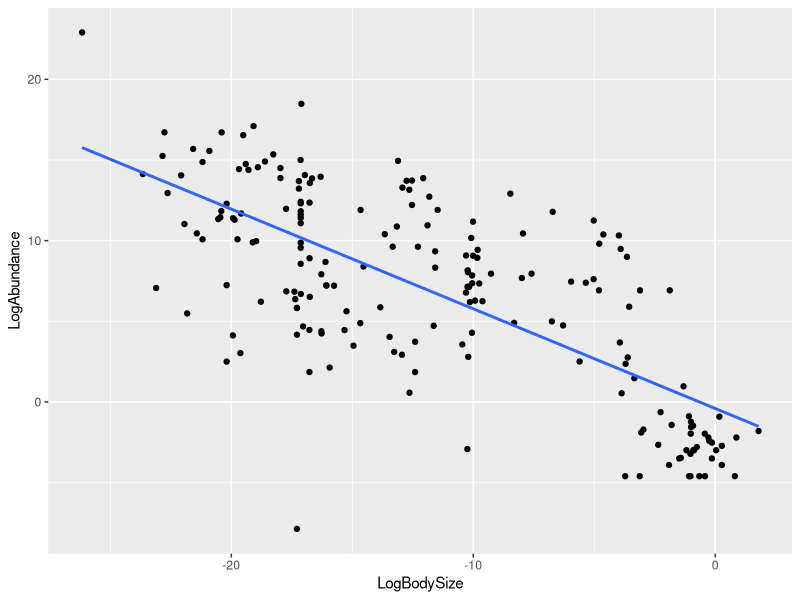
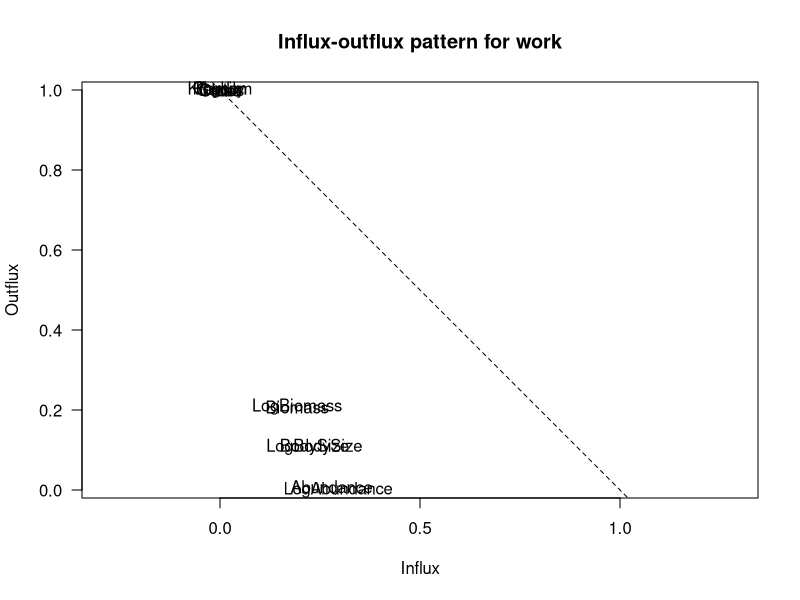

Generate these figures, in order, with R: (Note: this script raises an error after producing the figures.)
### Using MICE to obtain good imputation values for Mass and Abundance of organisms ###
library(tidyverse)
library(mice)
rm(list = ls())
### Read in data
csm_nodes <- read.csv("data/interactionwebdb/Carpinteria/CSMweb_Nodes.csv", as.is = T)
glimpse(csm_nodes)
summary(csm_nodes$Kingdom)

### Clean - remove protozoan kingdoms and virus
csm_nodes <- 
  csm_nodes %>% 
  filter(Kingdom != "Virus",
         Kingdom != "Protozoa")

### Select variables we want for imputation
work <- 
  csm_nodes %>% 
  # Turn body size into SI unts (Kg)
  mutate(BodySize = BodySize.g. / 1000,
         Abundance = Abundance.no..ha.,
         Biomass = Biomass.kg.ha.) %>% 
  # Fill in missing values using M * N = B
  mutate(BodySizeNew = case_when(!is.na(Abundance & Biomass) ~ Biomass / Abundance),
         AbundanceNew = case_when(!is.na(BodySize & Biomass) ~ Biomass / BodySize),
         BiomassNew = case_when(!is.na(Abundance & BodySize) ~ Abundance * BodySize)) %>% 
  # Take values from calculations
  mutate(BodySize_Work = coalesce(BodySize, BodySizeNew),
         Biomass_Work = coalesce(Biomass, BiomassNew),
         Abundance_Work = coalesce(Abundance, AbundanceNew)) %>% 
  # Select the variables
  select(BodySize = BodySize_Work,
         Abundance = Abundance_Work,
         Biomass = Biomass_Work,
         Kingdom,
         Phylum,
         Class,
         Order,
         Family,
         Genus) %>% 
  # Log the variables you want to impute
  mutate(LogBodySize = log(BodySize),
         LogBiomass = log(Biomass),
         # Only log values above 0 otherwise leads to inf values
         LogAbundance = case_when(Abundance > 0 ~ log(Abundance)))

      
### Visualise and prep for imputation
work %>% 
  ggplot(aes(x = LogBodySize, y = LogAbundance)) +
  geom_point() +
  geom_smooth(method = lm, se = FALSE)

### Imputation - With unlogged data
dat <- 
  work %>% 
  select(BodySize, Abundance, Biomass,
         LogBodySize, LogBiomass, LogAbundance) 

summary(dat)

ini <- # initialise imputation with 0 iterations
  mice(dat, maxit = 0)

meth <- 
  ini$method
pred <-
  # ini$predictorMatrix
  quickpred(dat)

# highlights potentially good predictors
fluxplot(work)

### Preserving transformations ----
# need to somehow keep the rlationship between bodysize & abundance

# methods --
# relationships between transformed variables
# meth["LogBodySize"] <- "~log(BodySize)"
# meth["LogBiomass"] <- "~log(Biomass)"
# meth["LogAbundance"] <- "~log(Abundance)"

# dont impute non-transformed variables but use them as predictors
meth["BodySize"] <- ""
meth["Biomass"] <- ""
meth["Abundance"] <- ""


# keeping relationships
# meth["LogBiomass"] <- "~I(LogBodySize * LogAbundance)"
meth["LogBodySize"] <- "~I(LogBiomass / LogAbundance)"
# meth["LogAbundance"] <- "~I(LogBiomass * LogBodySize)"

# predictor matrix
pred["BodySize", "LogBodySize"] <- 0
pred["Biomass", "LogBiomass"] <- 0
pred["Abundance", "LogAbundance"] <- 0

### Passive imputation
meth["Biomass"] <- "~I(BodySize * Abundance)"
meth["BodySize"] <- "~I(Biomass / Abundance)"
meth["Abundance"] <- "~I(Biomass * BodySize)"


# impute
imp <- mice(dat, meth = meth, predictorMatrix = pred, maxit = 50, m = 2)
stripplot(imp)
densityplot(imp)

# convergence
plot(imp)

### Pool
fit <- with(imp, lm(LogBiomass ~ LogBodySize + LogAbundance))
pool(fit)

### Complete
imp.complete <- 
  complete(imp)

imp.complete$LogAbundance * imp.complete$LogBodySize == imp.complete$LogBiomass

# png("RelationshipsImp.png", width = 7, height = 5, res = 300, units = "in")
xyplot(imp, LogBiomass ~ LogBodySize, cex = 2, pch = 20)
# dev.off()


### compare vis
imp.gg <-
  imp.complete %>% 
  filter_all(all_vars(!is.infinite(.)))

work %>% 
  select(LogBodySize, LogAbundance) %>% 
  filter(LogBodySize != 0,
         LogAbundance != 0) %>% 
  drop_na() %>% 
ggplot(aes(x = LogBodySize, y = LogAbundance)) +
  geom_point(aes(x = LogBodySize, y = LogAbundance, col = "blue")) +
  geom_point(data = imp.gg, aes(x = LogBodySize, y = LogAbundance, col = "red")) +
  geom_jitter()

ggsave("Relationship.png", plot = last_plot(), dpi = 300)

summary(imp.complete)  
summary(work)
